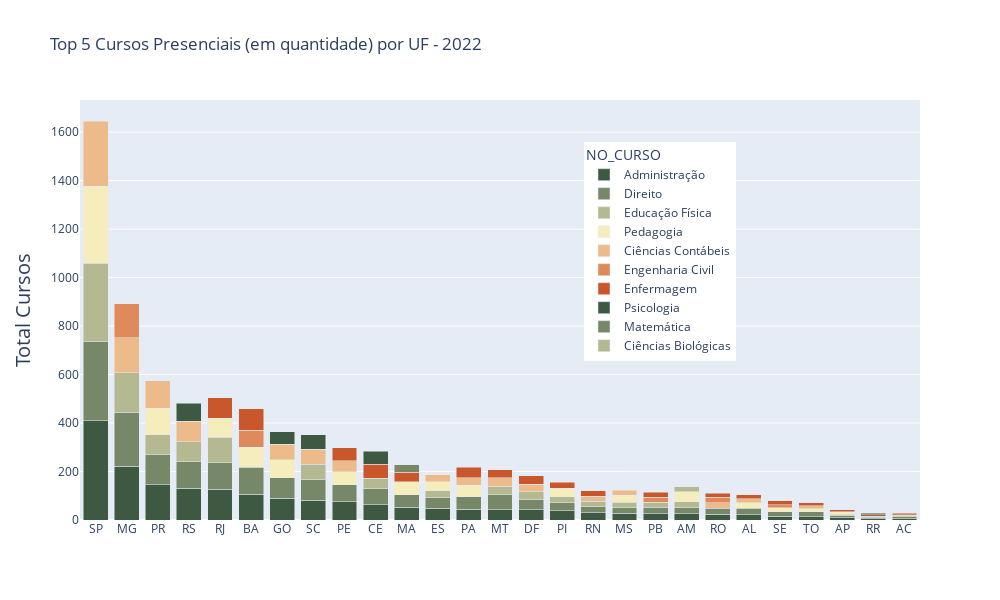

The code cell stored with this chart in its notebook:
### Code cell
fig = px.bar(top5.sort_values(by='Total', ascending=False),
             x='SG_UF', 
             y='Total', 
             color='NO_CURSO',
             #color_discrete_sequence=px.colors.qualitative.Vivid, #Dark2
             #color_discrete_sequence= px.colors.sequential.Plasma_r,
             color_discrete_sequence= px.colors.diverging.Fall,
             barmode = 'stack', #stack=empilhado; group=barras separadas
             width=1000, height=600,
             title='Top 5 Cursos Presenciais (em quantidade) por UF - 2022',
             hover_data = {'NO_CURSO','Total'})

fig.update_layout(yaxis=dict(title='Total Cursos', titlefont_size=20, tickfont_size=12),
                  xaxis=dict(title=''),      # remover titulo no eixo x
                  legend=dict(x=0.6,y=0.9)) # deslocar legenda para dentro do plot

fig.show()

### Figure 1 — Plotly figure (JSON) as saved in the notebook; plotly's stock layout.template omitted (floating-point values rounded to 4 significant figures)
{"data": [{"alignmentgroup": "True", "customdata": [["Administração"], ["Administração"], ["Administração"], ["Administração"], ["Administração"], ["Administração"], ["Administração"], ["Administração"], ["Administração"], ["Administração"], ["Administração"], ["Administração"], ["Administração"], ["Administração"], ["Administração"], ["Administração"], ["Administração"], ["Administração"], ["Administração"], ["Administração"], ["Administração"], ["Administração"], ["Administração"], ["Administração"], ["Administração"], ["Administração"], ["Administração"]], "hovertemplate": "NO_CURSO=%{customdata[0]}<br>SG_UF=%{x}<br>Total=%{y}<extra></extra>", "legendgroup": "Administração", "marker": {"color": "rgb(61, 89, 65)", "pattern": {"shape": ""}}, "name": "Administração", "offsetgroup": "Administração", "orientation": "v", "showlegend": true, "textposition": "auto", "type": "bar", "x": ["SP", "MG", "PR", "RS", "RJ", "BA", "GO", "SC", "PE", "CE", "MA", "ES", "PA", "MT", "DF", "PI", "RN", "MS", "PB", "AM", "RO", "AL", "SE", "TO", "AP", "RR", "AC"], "xaxis": "x", "y": [409, 221, 146, 131, 126, 107, 90, 82, 76, 62, 52, 49, 44, 43, 42, 39, 30, 27, 26, 26, 24, 21, 16, 13, 10, 6, 5], "yaxis": "y"}, {"alignmentgroup": "True", "customdata": [["Direito"], ["Direito"], ["Direito"], ["Direito"], ["Direito"], ["Direito"], ["Direito"], ["Direito"], ["Direito"], ["Direito"], ["Direito"], ["Direito"], ["Direito"], ["Direito"], ["Direito"], ["Direito"], ["Direito"], ["Direito"], ["Direito"], ["Direito"], ["Direito"], ["Direito"], ["Direito"], ["Direito"], ["Direito"], ["Direito"], ["Direito"]], "hovertemplate": "NO_CURSO=%{customdata[0]}<br>SG_UF=%{x}<br>Total=%{y}<extra></extra>", "legendgroup": "Direito", "marker": {"color": "rgb(119, 136, 104)", "pattern": {"shape": ""}}, "name": "Direito", "offsetgroup": "Direito", "orientation": "v", "showlegend": true, "textposition": "auto", "type": "bar", "x": ["SP", "MG", "PR", "BA", "RJ", "RS", "GO", "SC", "PE", "CE", "MT", "MA", "PA", "ES", "DF", "PI", "AL", "PB", "RN", "RO", "AM", "MS", "TO", "SE", "AC", "AP", "RR"], "xaxis": "x", "y": [327, 223, 123, 111, 110, 109, 85, 84, 69, 66, 62, 52, 51, 42, 41, 33, 28, 26, 25, 24, 24, 23, 21, 18, 9, 8, 5], "yaxis": "y"}, {"alignmentgroup": "True", "customdata": [["Educação Física"], ["Educação Física"], ["Educação Física"], ["Educação Física"], ["Educação Física"], ["Educação Física"], ["Educação Física"], ["Educação Física"], ["Educação Física"], ["Educação Física"], ["Educação Física"], ["Educação Física"], ["Educação Física"], ["Educação Física"], ["Educação Física"], ["Educação Física"], ["Educação Física"], ["Educação Física"]], "hovertemplate": "NO_CURSO=%{customdata[0]}<br>SG_UF=%{x}<br>Total=%{y}<extra></extra>", "legendgroup": "Educação Física", "marker": {"color": "rgb(181, 185, 145)", "pattern": {"shape": ""}}, "name": "Educação Física", "offsetgroup": "Educação Física", "orientation": "v", "showlegend": true, "textposition": "auto", "type": "bar", "x": ["SP", "MG", "RJ", "PR", "RS", "SC", "CE", "MT", "DF", "ES", "AM", "RN", "MS", "PI", "PB", "AC", "AP", "RR"], "xaxis": "x", "y": [324, 163, 105, 83, 82, 63, 45, 34, 34, 30, 26, 23, 23, 23, 22, 6, 6, 5], "yaxis": "y"}, {"alignmentgroup": "True", "customdata": [["Pedagogia"], ["Pedagogia"], ["Pedagogia"], ["Pedagogia"], ["Pedagogia"], ["Pedagogia"], ["Pedagogia"], ["Pedagogia"], ["Pedagogia"], ["Pedagogia"], ["Pedagogia"], ["Pedagogia"], ["Pedagogia"], ["Pedagogia"], ["Pedagogia"], ["Pedagogia"]], "hovertemplate": "NO_CURSO=%{customdata[0]}<br>SG_UF=%{x}<br>Total=%{y}<extra></extra>", "legendgroup": "Pedagogia", "marker": {"color": "rgb(246, 237, 189)", "pattern": {"shape": ""}}, "name": "Pedagogia", "offsetgroup": "Pedagogia", "orientation": "v", "showlegend": true, "textposition": "auto", "type": "bar", "x": ["SP", "PR", "BA", "RJ", "GO", "PE", "MA", "PA", "AM", "ES", "PI", "MS", "AL", "SE", "TO", "AP"], "xaxis": "x", "y": [317, 108, 83, 79, 73, 54, 53, 49, 41, 36, 35, 29, 22, 16, 13, 11], "yaxis": "y"}, {"alignmentgroup": "True", "customdata": [["Ciências Contábeis"], ["Ciências Contábeis"], ["Ciências Contábeis"], ["Ciências Contábeis"], ["Ciências Contábeis"], ["Ciências Contábeis"], ["Ciências Contábeis"], ["Ciências Contábeis"], ["Ciências Contábeis"], ["Ciências Contábeis"], ["Ciências Contábeis"], ["Ciências Contábeis"], ["Ciências Contábeis"], ["Ciências Contábeis"], ["Ciências Contábeis"], ["Ciências Contábeis"]], "hovertemplate": "NO_CURSO=%{customdata[0]}<br>SG_UF=%{x}<br>Total=%{y}<extra></extra>", "legendgroup": "Ciências Contábeis", "marker": {"color": "rgb(237, 187, 138)", "pattern": {"shape": ""}}, "name": "Ciências Contábeis", "offsetgroup": "Ciências Contábeis", "orientation": "v", "showlegend": true, "textposition": "auto", "type": "bar", "x": ["SP", "MG", "PR", "RS", "GO", "SC", "PE", "MT", "PA", "DF", "ES", "RO", "MS", "RN", "AL", "TO"], "xaxis": "x", "y": [269, 145, 114, 85, 64, 63, 46, 36, 31, 31, 30, 24, 21, 21, 17, 12], "yaxis": "y"}, {"alignmentgroup": "True", "customdata": [["Engenharia Civil"], ["Engenharia Civil"], ["Engenharia Civil"], ["Engenharia Civil"], ["Engenharia Civil"], ["Engenharia Civil"]], "hovertemplate": "NO_CURSO=%{customdata[0]}<br>SG_UF=%{x}<br>Total=%{y}<extra></extra>", "legendgroup": "Engenharia Civil", "marker": {"color": "rgb(222, 138, 90)", "pattern": {"shape": ""}}, "name": "Engenharia Civil", "offsetgroup": "Engenharia Civil", "orientation": "v", "showlegend": true, "textposition": "auto", "type": "bar", "x": ["MG", "BA", "RO", "PB", "SE", "AC"], "xaxis": "x", "y": [141, 69, 21, 19, 13, 5], "yaxis": "y"}, {"alignmentgroup": "True", "customdata": [["Enfermagem"], ["Enfermagem"], ["Enfermagem"], ["Enfermagem"], ["Enfermagem"], ["Enfermagem"], ["Enfermagem"], ["Enfermagem"], ["Enfermagem"], ["Enfermagem"], ["Enfermagem"], ["Enfermagem"], ["Enfermagem"], ["Enfermagem"], ["Enfermagem"], ["Enfermagem"], ["Enfermagem"], ["Enfermagem"]], "hovertemplate": "NO_CURSO=%{customdata[0]}<br>SG_UF=%{x}<br>Total=%{y}<extra></extra>", "legendgroup": "Enfermagem", "marker": {"color": "rgb(202, 86, 44)", "pattern": {"shape": ""}}, "name": "Enfermagem", "offsetgroup": "Enfermagem", "orientation": "v", "showlegend": true, "textposition": "auto", "type": "bar", "x": ["BA", "RJ", "CE", "PE", "PA", "MA", "DF", "MT", "PI", "PB", "RN", "RO", "SE", "AL", "TO", "AP", "RR", "AC"], "xaxis": "x", "y": [89, 84, 58, 54, 42, 40, 34, 33, 25, 22, 21, 18, 17, 17, 13, 8, 6, 5], "yaxis": "y"}, {"alignmentgroup": "True", "customdata": [["Psicologia"], ["Psicologia"], ["Psicologia"], ["Psicologia"], ["Psicologia"]], "hovertemplate": "NO_CURSO=%{customdata[0]}<br>SG_UF=%{x}<br>Total=%{y}<extra></extra>", "legendgroup": "Psicologia", "marker": {"color": "rgb(61, 89, 65)", "pattern": {"shape": ""}}, "name": "Psicologia", "offsetgroup": "Psicologia", "orientation": "v", "showlegend": true, "textposition": "auto", "type": "bar", "x": ["RS", "SC", "CE", "GO", "RR"], "xaxis": "x", "y": [75, 59, 53, 52, 5], "yaxis": "y"}, {"alignmentgroup": "True", "customdata": [["Matemática"]], "hovertemplate": "NO_CURSO=%{customdata[0]}<br>SG_UF=%{x}<br>Total=%{y}<extra></extra>", "legendgroup": "Matemática", "marker": {"color": "rgb(119, 136, 104)", "pattern": {"shape": ""}}, "name": "Matemática", "offsetgroup": "Matemática", "orientation": "v", "showlegend": true, "textposition": "auto", "type": "bar", "x": ["MA"], "xaxis": "x", "y": [31], "yaxis": "y"}, {"alignmentgroup": "True", "customdata": [["Ciências Biológicas"]], "hovertemplate": "NO_CURSO=%{customdata[0]}<br>SG_UF=%{x}<br>Total=%{y}<extra></extra>", "legendgroup": "Ciências Biológicas", "marker": {"color": "rgb(181, 185, 145)", "pattern": {"shape": ""}}, "name": "Ciências Biológicas", "offsetgroup": "Ciências Biológicas", "orientation": "v", "showlegend": true, "textposition": "auto", "type": "bar", "x": ["AM"], "xaxis": "x", "y": [21], "yaxis": "y"}], "layout": {"barmode": "stack", "height": 600, "legend": {"title": {"text": "NO_CURSO"}, "tracegroupgap": 0, "x": 0.6, "y": 0.9}, "title": {"text": "Top 5 Cursos Presenciais (em quantidade) por UF - 2022"}, "width": 1000, "xaxis": {"anchor": "y", "autorange": true, "domain": [0, 1], "range": [-0.5, 26.5], "title": {"text": ""}, "type": "category"}, "yaxis": {"anchor": "x", "autorange": true, "domain": [0, 1], "range": [0, 1733.0], "tickfont": {"size": 12}, "title": {"font": {"size": 20}, "text": "Total Cursos"}, "type": "linear"}}}
